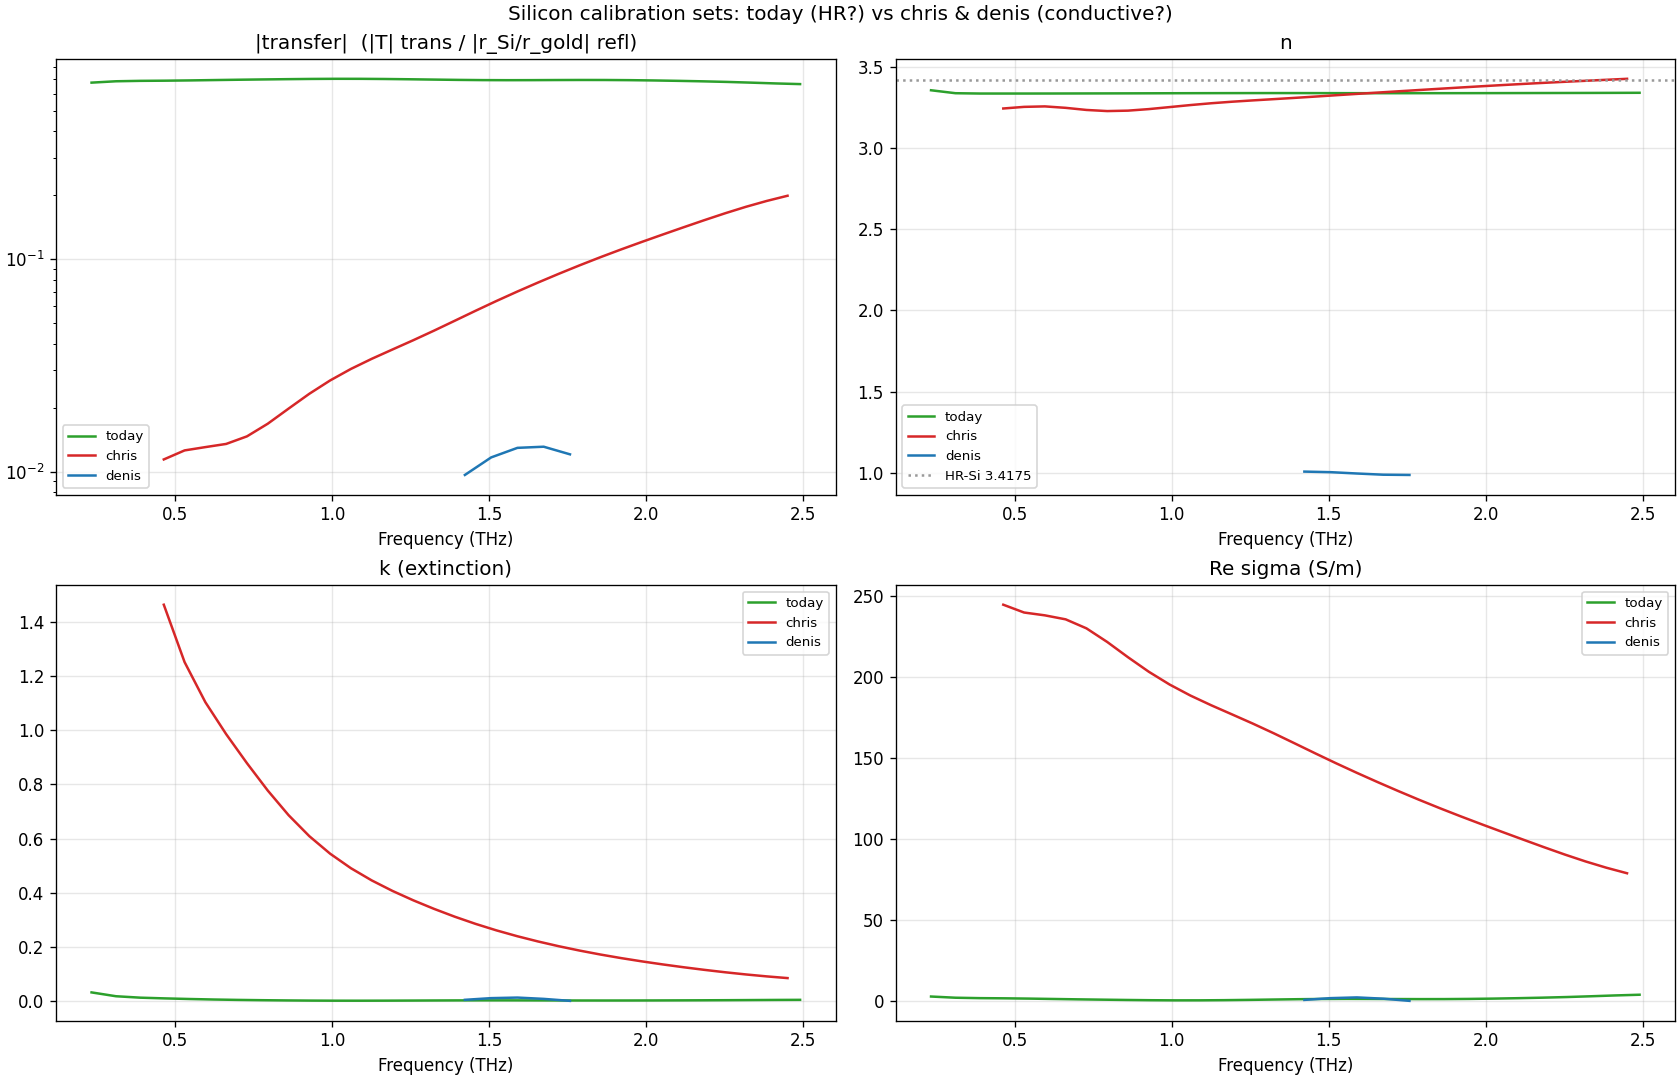

This chart was generated by the following Python code:
"""Compare the three silicon calibration datasets: today / chris / denis.

Question (Samuel): chris & denis look conductive (doped) Si; today's could be HR float-zone
or low-doping. Classify each from its THz response.

  today  : TRANSMISSION (air reference, Si sample). amp ratio ~0.70 (clean slab).
  chris  : TRANSMISSION (reference + sample, .txt). amp ratio ~0.064 (very lossy).
  denis  : REFLECTION (GOLD reference!) — gold does not transmit THz, so this is a
           single-bounce reflection, processed with geometry='gold'.

Signatures: HR/intrinsic Si -> flat n~3.4, k~0, sigma~0, transmits well. Doped/conductive
Si -> free-carrier (Drude) absorption strongest at LOW frequency -> |T| rolls off to DC,
k and Re(sigma) large and rising toward DC.

Run:  PYTHONPATH=. .venv/Scripts/python.exe explorations/transmission_validation/compare_silicon_calibration_sets.py
"""
from __future__ import annotations

import os
import sys
import tempfile

import numpy as np
import matplotlib
matplotlib.use("Agg")
import matplotlib.pyplot as plt

HERE = os.path.dirname(os.path.abspath(__file__))
REPO = os.path.join(HERE, "..", "..")
sys.path.insert(0, REPO)

from dataset_core import DataSet
from dataset_core.adapters import thz_adapter as thz

ROOT = r"C:\Users\Samuel\Data\THz\calibration\silicon"
THICKNESS_M = 290e-6   # assumed for the transmission sets (Samuel's wafer); chris unknown -> same guess
HZ = 1e-12


def load_xy(path):
    t, a = [], []
    with open(path) as handle:
        for line in handle:
            line = line.strip()
            if not line or line.startswith("%"):
                continue
            parts = line.split()
            if len(parts) < 2:
                continue
            try:
                t.append(float(parts[0])); a.append(float(parts[1]))
            except ValueError:
                pass
    return np.array(t), np.array(a)


def write_acc(folder, name, time_ps, amplitude):
    os.makedirs(folder, exist_ok=True)
    lines = [f"%title {name} acc 1", "%type 0"]
    lines += [f"{t:.6f} {a:.10e}" for t, a in zip(time_ps, amplitude)]
    with open(os.path.join(folder, name + ".acc"), "w") as handle:
        handle.write("\n".join(lines) + "\n")


def _config():
    return {
        "general": {"show_graph": False},
        "geometry": {"theta_external_deg": 45.0, "polarization": "s", "r_reference": -1.0},
        "window": {"type": "hann", "alpha": 1.0},
        "pad": {"extend_factor": 1.0},
        "transfer": {"self_reference": False, "apply_snr_mask": True, "min_ref_amp_rel": 1e-3,
                     "regularization_eps": 1e-30, "unwrap_phase": True},
        "mask": {"snr_thresh_db": 15, "tail_fraction": 0.25, "min_contiguous_bins": 3},
        "derive": {"eps_background": 1.0},
    }


def dataset_from_dir(folder):
    """Load multi-scan .acc directly (DataSet averages the scans)."""
    dataset = DataSet(folder, config=_config())
    dataset.load_all_data(case_insensitive=True, explicit_dir=True)
    dataset.group_files(keywords=["type"])
    return dataset


def dataset_from_txt_pair(ref_txt, sample_txt):
    """Stage a single-scan .txt (time, amp) pair as .acc and load."""
    tmp = tempfile.mkdtemp(prefix="si_cal_")
    write_acc(tmp, "reference_x", *load_xy(ref_txt))
    write_acc(tmp, "sample_x", *load_xy(sample_txt))
    dataset = DataSet(tmp, config=_config())
    dataset.load_all_data(case_insensitive=True, explicit_dir=True)
    dataset.group_files(keywords=["type"])
    return dataset


def process_transmission(dataset, thickness_m, half_width_ps=3.0):
    thz.subtract_baseline(dataset)
    thz.window_time_fixed_width(dataset, half_width_ps=half_width_ps, center_in_trace=True,
                                show_graph=False)
    thz.zero_pad(dataset, show_graph=False)
    thz.fft_spectrum(dataset)
    thz.transfer_function(dataset, ref_type="reference")
    thz.invert_nk(dataset, thickness_m=thickness_m)
    thz.derive_eps_sigma(dataset)
    return _collect(dataset)


def process_reflection(dataset, half_width_ps=3.0):
    thz.subtract_baseline(dataset)
    # remove the gold<->Si positioning offset (a height misregistration, ~2.8 ps) so the
    # reflection phase is the material's; for a decent reflector the material group delay
    # is small, so aligning the surface peaks is the right zero. THEN window in place.
    thz.recenter_peaks_to_common_t0(dataset, target_t0_ps=None, subsample=True, show_graph=False)
    thz.window_time_fixed_width(dataset, half_width_ps=half_width_ps, center_in_trace=True,
                                show_graph=False)
    thz.zero_pad(dataset, show_graph=False)
    thz.fft_spectrum(dataset)
    thz.transfer_function(dataset, ref_type="reference")
    thz.invert_nk_reflection(dataset, geometry="gold", theta_deg=45.0, polarization="s",
                             r_reference=-1.0)
    thz.derive_eps_sigma(dataset)
    return _collect(dataset)


def _collect(dataset):
    for filename, data_obj in dataset.data.items():
        if dataset.data.is_reference(filename):
            continue
        p = data_obj.processing_dict
        return dict(freq=p["fft_freq"], transfer=p["transfer_H"], n=p.get("n"), k=p.get("k"),
                    sigma=p.get("sigma"), mask=p.get("transfer_mask"))
    return None


def band_stats(result, lo=0.3, hi=1.5):
    f = result["freq"] * HZ
    b = result["mask"] & (f >= lo) & (f <= hi) & np.isfinite(result["n"])
    return (float(np.nanmedian(result["n"][b])), float(np.nanmedian(result["k"][b])),
            float(np.nanmedian(np.real(result["sigma"])[b])))


def main():
    today = process_transmission(
        dataset_from_dir(os.path.join(ROOT, "2025-06-25_silicon_transmission")), THICKNESS_M)
    chris = process_transmission(
        dataset_from_txt_pair(os.path.join(ROOT, "chris", "reference_RT.txt"),
                              os.path.join(ROOT, "chris", "sample_RT.txt")), THICKNESS_M)
    denis = process_reflection(
        dataset_from_dir(os.path.join(ROOT, "denis")))

    print(f"\n{'dataset':22s} {'geometry':12s} {'n':>7} {'k':>8} {'Re sigma S/m':>13}")
    for name, geom, res in (("today", "transmission", today), ("chris", "transmission", chris),
                            ("denis", "reflection", denis)):
        n, k, s = band_stats(res)
        print(f"{name:22s} {geom:12s} {n:7.2f} {k:8.3f} {s:13.1f}")
    print("\n(transmission n assumes d=290 um; chris thickness unknown so its n is indicative. "
          "denis is reflection -> n,k from |r|, thickness-free.)")

    fig, axes = plt.subplots(2, 2, figsize=(14, 9), layout="constrained")
    fig.suptitle("Silicon calibration sets: today (HR?) vs chris & denis (conductive?)")
    colors = {"today": "C2", "chris": "C3", "denis": "C0"}
    for name, res in (("today", today), ("chris", chris), ("denis", denis)):
        f = res["freq"] * HZ
        b = res["mask"] & (f >= 0.2) & (f <= 2.5) & np.isfinite(res["n"])
        axes[0][0].plot(f[b], np.abs(res["transfer"])[b], color=colors[name], label=name)
        axes[0][1].plot(f[b], res["n"][b], color=colors[name], label=name)
        axes[1][0].plot(f[b], res["k"][b], color=colors[name], label=name)
        axes[1][1].plot(f[b], np.real(res["sigma"])[b], color=colors[name], label=name)
    axes[0][0].set_title("|transfer|  (|T| trans / |r_Si/r_gold| refl)"); axes[0][0].set_yscale("log")
    axes[0][1].set_title("n"); axes[0][1].axhline(3.4175, color="0.6", ls=":", label="HR-Si 3.4175")
    axes[1][0].set_title("k (extinction)")
    axes[1][1].set_title("Re sigma (S/m)")
    for ax in axes.flat:
        ax.set_xlabel("Frequency (THz)"); ax.grid(alpha=0.3); ax.legend(fontsize=8)
    out = os.path.join(HERE, "compare_silicon_calibration_sets.png")
    fig.savefig(out, dpi=120)
    print(f"\nSaved figure: {out}")


if __name__ == "__main__":
    main()
